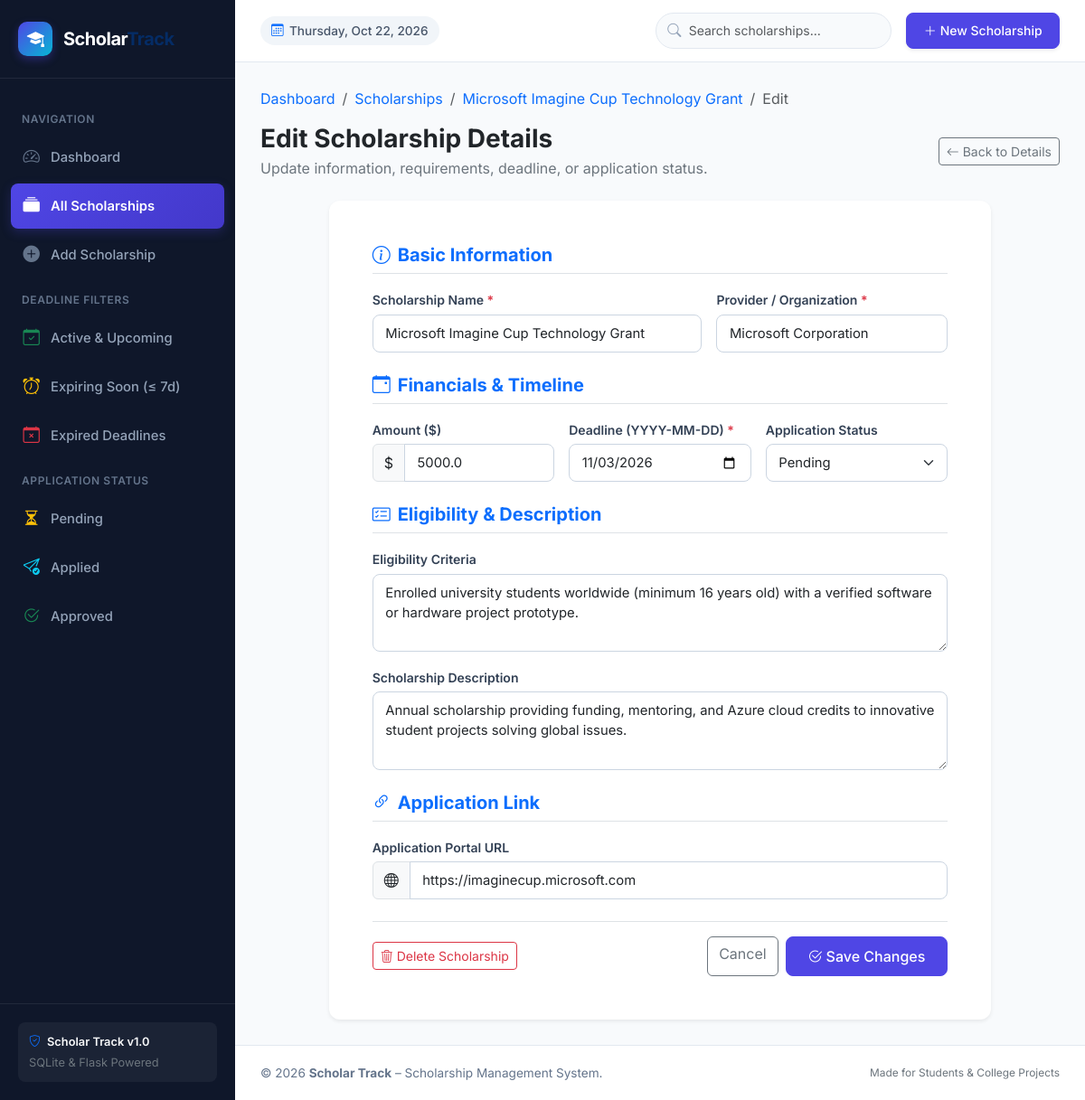
Page /scholarships/2/edit on the committed database.
### tables this page shows
CREATE TABLE scholarships (
            id INTEGER PRIMARY KEY AUTOINCREMENT,
            scholarship_name TEXT NOT NULL,
            provider TEXT NOT NULL,
            description TEXT,
            eligibility TEXT,
            amount REAL NOT NULL DEFAULT 0.0,
            deadline TEXT NOT NULL,
            application_link TEXT,
            application_status TEXT NOT NULL DEFAULT 'Pending',
            created_at TIMESTAMP DEFAULT CURRENT_TIMESTAMP
        );

### app.py (the view, shortened to what this page needs)
@app.route('/scholarships/<int:scholarship_id>/edit', methods=['GET', 'POST'])
def edit_scholarship(scholarship_id):
    scholarship = database.get_scholarship_by_id(scholarship_id)
    if not scholarship:
        flash("Scholarship not found.", "warning")
        abort(404)
    return render_template('edit_scholarship.html', scholarship=scholarship, active_page='scholarships')

### app.py (called while the page is built)
@app.context_processor
def inject_global_template_vars():
    return {
        'current_year': datetime.now().year,
        'today_date': date.today().strftime('%Y-%m-%d'),
        'today_display': date.today().strftime('%A, %b %d, %Y'),
        'valid_statuses': database.VALID_STATUSES
    }

### database.py (called while the page is built)
def get_db_connection():
    conn = sqlite3.connect(DB_PATH)
    conn.row_factory = sqlite3.Row
    conn.execute("PRAGMA foreign_keys = ON;")
    return conn

def get_scholarship_by_id(scholarship_id):
    conn = get_db_connection()
    cursor = conn.cursor()
    cursor.execute("SELECT * FROM scholarships WHERE id = ?;", (scholarship_id,))
    row = cursor.fetchone()
    conn.close()
    return enrich_scholarship(row) if row else None

### templates/edit_scholarship.html (shortened to what this page needs)
{% extends 'base.html' %}
{% block content %}
<nav aria-label="breadcrumb" class="mb-3">
  <ol class="breadcrumb">
    <li class="breadcrumb-item"><a href="{{ url_for('index') }}" class="text-decoration-none">Dashboard</a></li>
    <li class="breadcrumb-item"><a href="{{ url_for('scholarships') }}" class="text-decoration-none">Scholarships</a></li>
    <li class="breadcrumb-item"><a href="{{ url_for('scholarship_details', scholarship_id=scholarship.id) }}" class="text-decoration-none">{{ scholarship.scholarship_name }}</a></li>
    <li class="breadcrumb-item active" aria-current="page">Edit</li>
  </ol>
</nav>
<div class="d-flex justify-content-between align-items-center mb-4">
  <div>
    <h1 class="h3 fw-bold text-dark mb-1">Edit Scholarship Details</h1>
    <p class="text-secondary mb-0">Update information, requirements, deadline, or application status.</p>
  </div>
  <a href="{{ url_for('scholarship_details', scholarship_id=scholarship.id) }}" class="btn btn-outline-secondary btn-sm">
    <i class="bi bi-arrow-left me-1"></i>Back to Details
  </a>
</div>
<div class="row justify-content-center">
  <div class="col-12 col-xl-10">
    <div class="card border-0 shadow-sm">
      <div class="card-body p-4 p-md-5">
        <form action="{{ url_for('edit_scholarship', scholarship_id=scholarship.id) }}" method="POST">
          <div class="mb-4">
            <h5 class="fw-bold text-primary mb-3 pb-2 border-bottom">
              <i class="bi bi-info-circle me-2"></i>Basic Information
            </h5>
            <div class="row g-3">
              <div class="col-12 col-md-7">
                <label for="scholarship_name" class="form-label">Scholarship Name <span class="text-danger">*</span></label>
                <input
                  type="text"
                  class="form-control"
                  id="scholarship_name"
                  name="scholarship_name"
                  value="{{ scholarship.scholarship_name }}"
                  required
                >
              </div>
              <div class="col-12 col-md-5">
                <label for="provider" class="form-label">Provider / Organization <span class="text-danger">*</span></label>
                <input
                  type="text"
                  class="form-control"
                  id="provider"
                  name="provider"
                  value="{{ scholarship.provider }}"
                  required
                >
              </div>
            </div>
          </div>
          <div class="mb-4">
            <h5 class="fw-bold text-primary mb-3 pb-2 border-bottom">
              <i class="bi bi-calendar-event me-2"></i>Financials &amp; Timeline
            </h5>
            <div class="row g-3">
              <div class="col-12 col-md-4">
                <label for="amount" class="form-label">Amount ($)</label>
                <div class="input-group">
                  <span class="input-group-text">$</span>
                  <input
                    type="number"
                    step="0.01"
                    min="0"
                    class="form-control"
                    id="amount"
                    name="amount"
                    value="{{ scholarship.amount }}"
                  >
                </div>
              </div>
              <div class="col-12 col-md-4">
                <label for="deadline" class="form-label">Deadline (YYYY-MM-DD) <span class="text-danger">*</span></label>
                <input
                  type="date"
                  class="form-control"
                  id="deadline"
                  name="deadline"
                  value="{{ scholarship.deadline }}"
                  required
                >
              </div>
              <div class="col-12 col-md-4">
                <label for="application_status" class="form-label">Application Status</label>
                <select class="form-select" id="application_status" name="application_status">
                  <option value="Pending" {% if scholarship.application_status == 'Pending' %}selected{% endif %}>Pending</option>
                </select>
              </div>
            </div>
          </div>
          <div class="mb-4">
            <h5 class="fw-bold text-primary mb-3 pb-2 border-bottom">
              <i class="bi bi-card-checklist me-2"></i>Eligibility &amp; Description
            </h5>
            <div class="row g-3">
              <div class="col-12">
                <label for="eligibility" class="form-label">Eligibility Criteria</label>
                <textarea
                  class="form-control"
                  id="eligibility"
                  name="eligibility"
                  rows="3"
                >{{ scholarship.eligibility }}</textarea>
              </div>
              <div class="col-12">
                <label for="description" class="form-label">Scholarship Description</label>
                <textarea
                  class="form-control"
                  id="description"
                  name="description"
                  rows="3"
                >{{ scholarship.description }}</textarea>
              </div>
            </div>
          </div>
          <div class="mb-4">
            <h5 class="fw-bold text-primary mb-3 pb-2 border-bottom">
              <i class="bi bi-link-45deg me-2"></i>Application Link
            </h5>
            <div class="row g-3">
              <div class="col-12">
                <label for="application_link" class="form-label">Application Portal URL</label>
                <div class="input-group">
                  <span class="input-group-text"><i class="bi bi-globe"></i></span>
                  <input
                    type="url"
                    class="form-control"
                    id="application_link"
                    name="application_link"
                    value="{{ scholarship.application_link }}"
                  >
                </div>
              </div>
            </div>
          </div>
          <div class="d-flex justify-content-between align-items-center pt-3 border-top">
            <button
              type="button"
              class="btn btn-outline-danger btn-sm"
              data-bs-toggle="modal"
              data-bs-target="#deleteConfirmModal"
              data-scholarship-id="{{ scholarship.id }}"
              data-scholarship-name="{{ scholarship.scholarship_name }}"
            >
              <i class="bi bi-trash3 me-1"></i>Delete Scholarship
            </button>
            <div class="d-flex gap-2">
              <a href="{{ url_for('scholarship_details', scholarship_id=scholarship.id) }}" class="btn btn-outline-secondary">
                Cancel
              </a>
              <button type="submit" class="btn btn-primary px-4">
                <i class="bi bi-check2-circle me-1"></i>Save Changes
              </button>
            </div>
          </div>
        </form>
      </div>
    </div>
  </div>
</div>
{% endblock %}

### static/css/style.css (style rules this page uses)
:root { --font-family-base: 'Inter', -apple-system, BlinkMacSystemFont, 'Segoe UI', Roboto, Helvetica, Arial, sans-serif; --bg-body: #f8fafc; --sidebar-width: 260px; --sidebar-bg: #0f172a; --sidebar-bg-hover: #1e293b; --sidebar-text: #94a3b8; --sidebar-text-active: #ffffff; --color-primary: #4f46e5; --color-primary-light: #e0e7ff; --color-primary-hover: #4338ca; --color-success: #10b981; --color-warning: #f59e0b; --color-danger: #ef4444; --color-info: #0284c7; --border-subtle: #e2e8f0; --card-shadow: 0 4px 6px -1px rgba(0, 0, 0, 0.05), 0 2px 4px -2px rgba(0, 0, 0, 0.05); --card-shadow-hover: 0 10px 15px -3px rgba(0, 0, 0, 0.08), 0 4px 6px -4px rgba(0, 0, 0, 0.04); }
body { font-family: var(--font-family-base); background-color: var(--bg-body); color: #1e293b; margin: 0; padding: 0; min-height: 100vh; display: flex; overflow-x: hidden; }
.card { border: 1px solid var(--border-subtle); border-radius: 12px; box-shadow: var(--card-shadow); transition: transform 0.2s ease, box-shadow 0.2s ease; background-color: #ffffff; }
.form-label { font-weight: 600; font-size: 0.875rem; color: #334155; margin-bottom: 0.35rem; }
.form-control, .form-select { border-radius: 8px; border: 1px solid #cbd5e1; padding: 0.55rem 0.85rem; font-size: 0.925rem; transition: border-color 0.15s ease, box-shadow 0.15s ease; }
.btn-primary { background-color: var(--color-primary); border-color: var(--color-primary); border-radius: 8px; font-weight: 500; padding: 0.55rem 1.15rem; transition: all 0.15s ease; }

### rows in the picture
scholarships: scholarship_name "Microsoft Imagine Cup Technology Grant", provider "Microsoft Corporation", amount "5000.0", deadline "11/03/2026", application_status "Pending", eligibility "Enrolled university students worldwide (minimum 16 years old) with a verified software or hardware project prototype.", description "Annual scholarship providing funding, mentoring, and Azure cloud credits to innovative student projects solving global issues.", application_link "https://imaginecup.microsoft.com"
